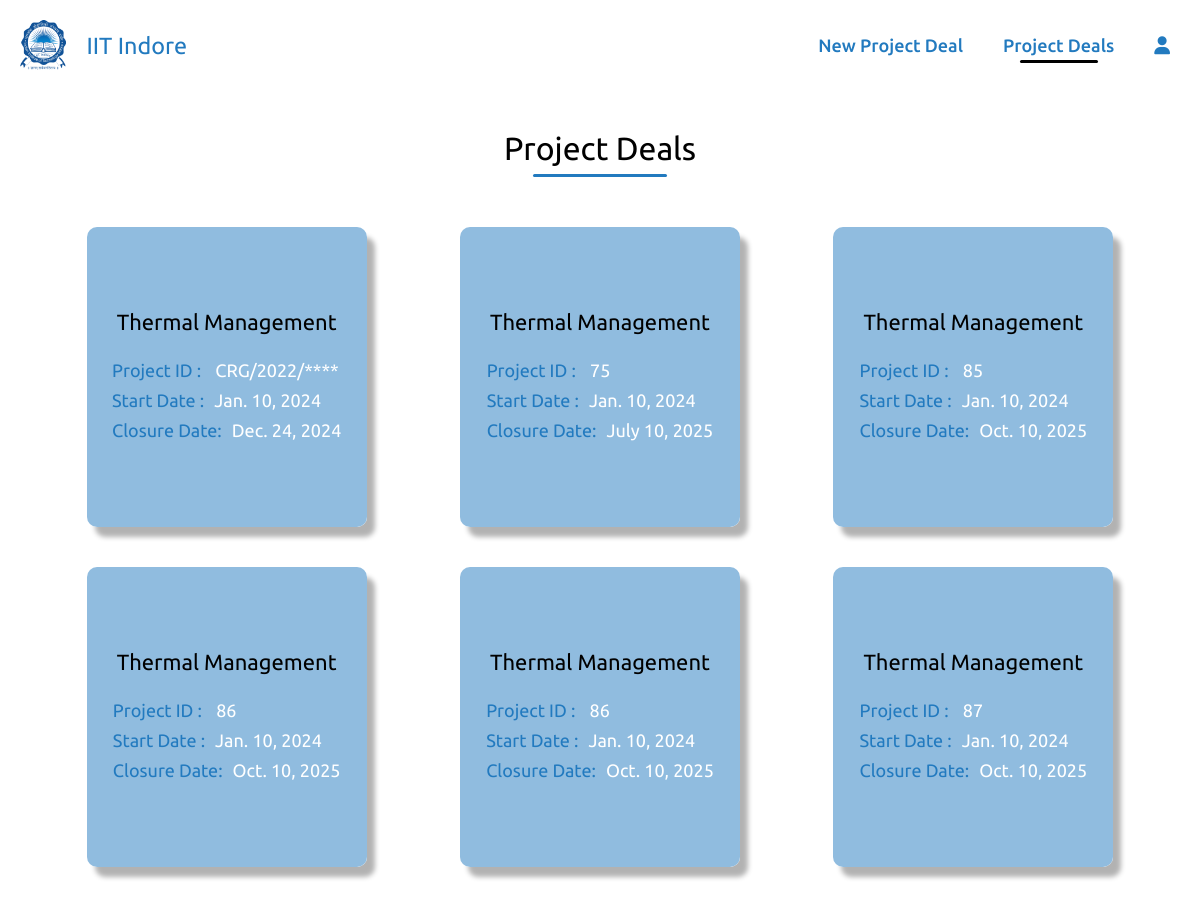
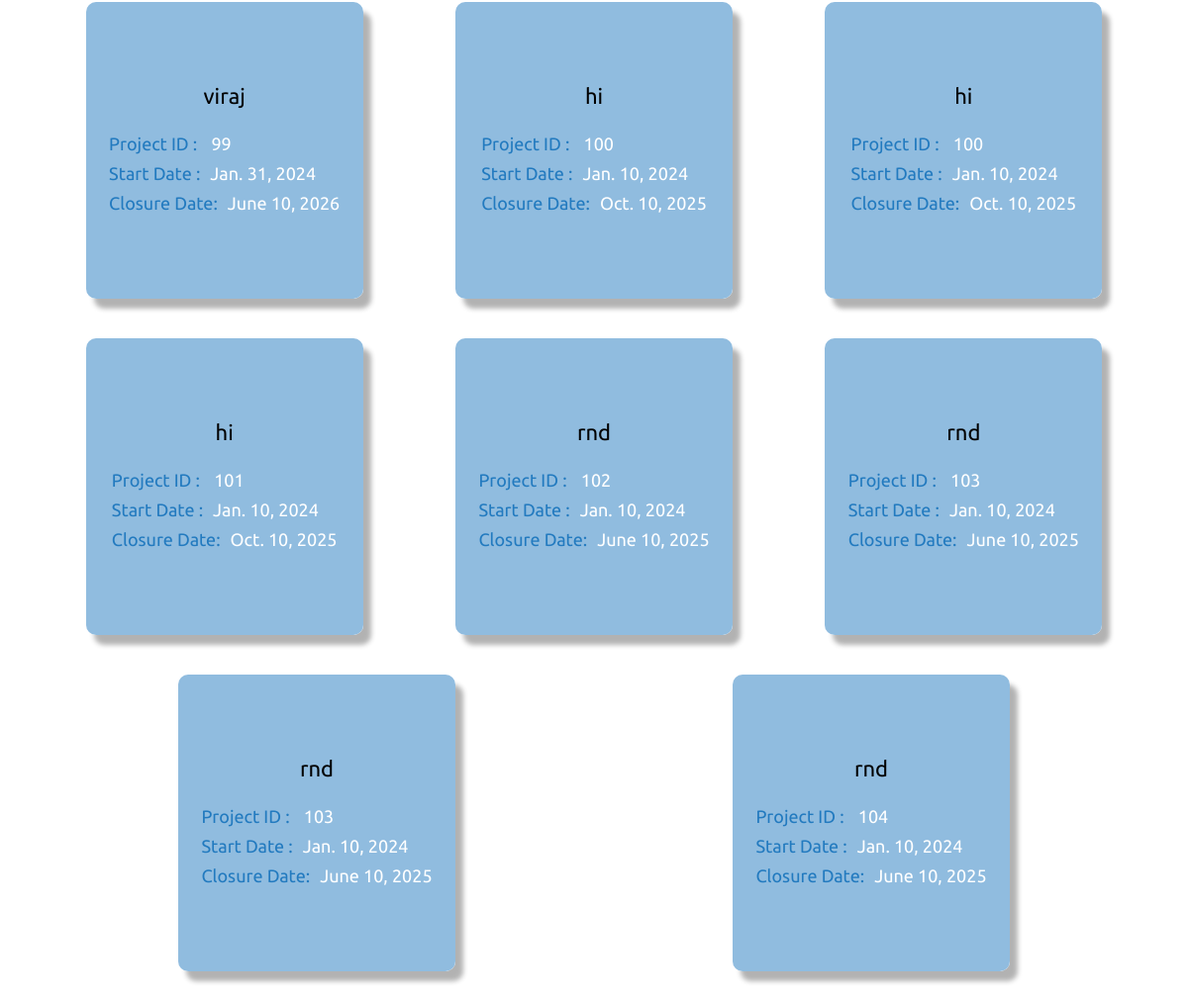
/project_list/, run on an earlier commit of the app's database (2 pictures, top to bottom).
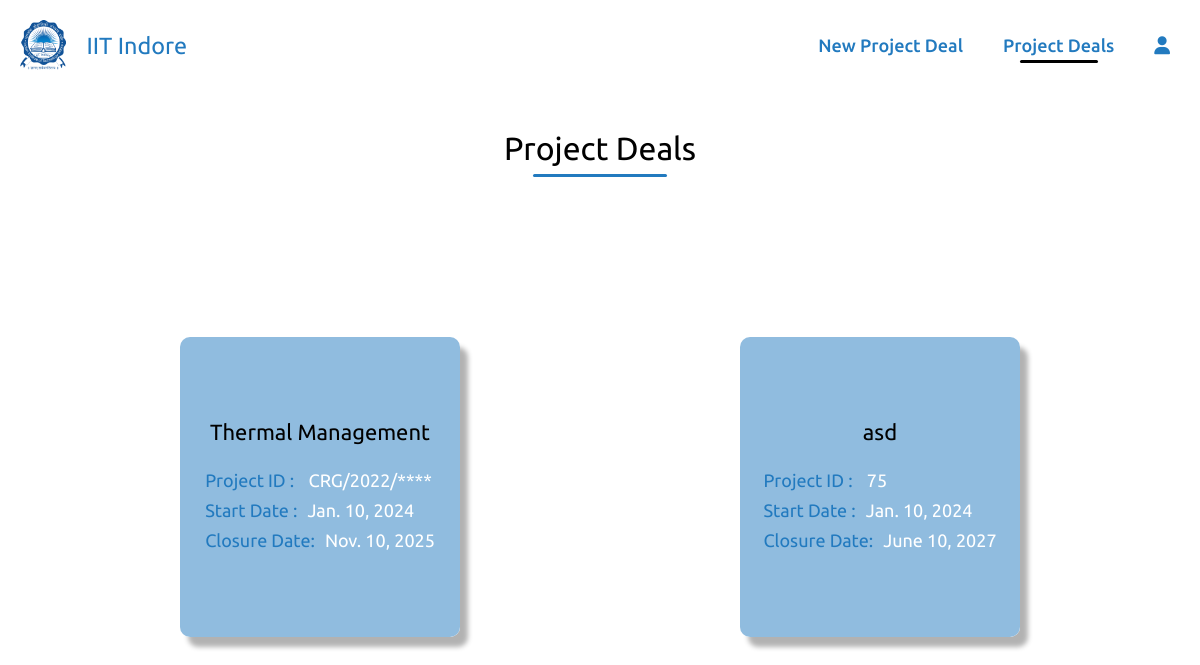
And on a later commit of the database.
### home/models.py (models this page shows)
class project_details(models.Model):
    Project_Fellowship_No = models.CharField(max_length=20,null=True,blank=True,default=None)
    Project_file_name = models.CharField(max_length=20,null=True,blank= True)
    PI_of_Project = models.CharField(max_length=20,blank=True,null=True)
    Sanctioned_Date = models.DateField(null=True)
    Project_Start_Date = models.DateField(null=True)
    Project_Closure_Date = models.DateField(null=True)
    Title_of_Project = models.CharField(max_length=50,blank=True,null=True)
    project_duration =models.IntegerField(null=True)
    financial_year_start_index = models.IntegerField(null=True)
    financial_year_end_index = models.IntegerField(null=True)

### home/views.py (the view)
# urls.py: path('project_list/',views.project_list,name='project_list'),
def project_list(request):
    projects = project_details.objects.all()
    context = {'projects': projects}
    return render(request, 'project_list.html', context)

### templates/project_list.html (shortened to what this page needs)
{% load static %}
<!DOCTYPE html>
<html lang="en">
<head>
    <link rel="stylesheet" href="{% static "style.css" %}">
</head>
<body>
    <div class="navbar1">
        <div class="title">
            <a href="{% url "homepage" %}" class="lo">
              <img src="{% static "IITI_Logo.png" %}" class="logo">
              <h3>IIT Indore</h3>
            </a>
        </div>
        <div class="links">
            <ul>
                <li><a href="{% url "index" %}">New Project Deal</a></li>
                <li><a href="{% url "project_list" %}" class="active">Project Deals</a></li>
                <li><a href="{% url "login" %}"><i class="fa-solid fa-user"></i></a></li>
            </ul>
        </div>
    </div>
    <div class="sub_nav">
        <div class="project_list"><h1>Project Deals</h1></div>
    </div>
    <div class="project-container">
        {% for project in projects %}
        <div class="book">
            <div class="buttons">
                <a href="{% url 'fill' project_id=project.id %}">
                    <button class="button">Monthly Sheet</button>
                </a>
                <a href="{% url 'mastersheet' project_id=project.id %}">
                    <button class="button">Mastersheet</button>
                </a>
            </div>            <div class="cover">
                <div class="project-details">
                    <h4 style="text-align:center;">   {{ project.Title_of_Project }}  </h4>
                    <p><span>Project ID  :</span>  {{ project.Project_Fellowship_No }}</p>
                    <p><span>Start Date     :</span>{{ project.Project_Start_Date }}</p>
                    <p><span>Closure Date:</span>{{ project.Project_Closure_Date }}</p>
                </div>
            </div>
           </div>
        {% endfor %}
    </div>
</body>
</html>

### static/style.css (style rules this page uses)
* { margin: 0; padding: 0; box-sizing: border-box; font-family: 'Ubuntu', cursive; font-weight: 400; }
:root { --primary-color:#000; --secondary-color: rgb(34,122,191); }
.navbar1 { width: 100%; padding: 20px 10px; position: sticky; top: 0px; display: flex; justify-content: space-between; align-items: center; background: transparent; }
.navbar1 .title { display: flex; margin:0px 10px; font-size: 20px; color: var(--secondary-color); font-weight: 400; align-items: center; justify-content: center; cursor: pointer; }
.navbar1 h3 { color: var(--secondary-color); }
.navbar1 .title img { height: 50px; margin-right: 20px; cursor: pointer; }
.navbar1 .links ul { display: flex; align-items: center; justify-content: center; flex: 1; flex-wrap: wrap; }
.navbar1 .links ul li { list-style: none; }
.navbar1 .links ul li a { margin: auto 20px; text-decoration: none; font-size: 18px; position: relative; font-weight: 500; color: var(--secondary-color); }
.lo { display: flex; align-items: center; justify-content: center; color: #fff; text-decoration: none; }
.active::after { content: ''; position: absolute; width: 70%; left: 15%; bottom: -8px; height: 3px; background-color: var(--primary-color); border-radius: 10px; }

### templates/project_list.html (style rules this page uses)
:root { --main-color: #fff; --secondary-color: rgb(34,122,191); }
body .project-container { min-height: 70vh; }
.sub_nav { display:flex; justify-content:center; margin: 20px; align-items: center; padding: 20px; }
.sub_nav h1 { position: relative; }
.sub_nav h1::before { content: ""; position: absolute; height: 3px; width: 70%; left: 15%; bottom: -10px; background-color: var(--secondary-color); border-radius: 30px; }
.book { position: relative; border-radius: 10px; width: 25%; height: 300px; background-color: rgba(255, 255, 255, 0.5); -webkit-box-shadow: 1px 1px 12px rgba(34, 122, 191, 0.5); box-shadow: 8px 10px 5px rgba(0, 0, 0, 0.3); -webkit-transform: preserve-3d; -ms-transform: preserve-3d; transform: preserve-3d; -webkit-perspective: 2000px; perspective: 2000px; display: -webkit-box; display: -ms-flexbox; display: flex; -webkit-box-align: center; -ms-flex-align: center; align-items: center; -webkit-box-pack: center; -ms-flex-pack: center; justify-content: center; margin: 20px; }
.cover { top: 0; position: absolute; background-color: rgb(144,188,223); width: 100%; height: 100%; border-radius: 10px; cursor: pointer; -webkit-transition: all 0.5s; transition: all 0.5s; -webkit-transform-origin: 0; -ms-transform-origin: 0; transform-origin: 0; display: -webkit-box; display: -ms-flexbox; display: flex; -webkit-box-align: center; -ms-flex-align: center; align-items: center; -webkit-box-pack: center; -ms-flex-pack: center; justify-content: center; }
.book .buttons { display: flex; align-items: center; justify-content: space-around; flex-direction: column; height: 100%; }
.book .buttons a button { height: 50px; padding: 10px; font-size: 15px; outline: 0; border: none; cursor: pointer; background-color: rgba(34,122,191,0.5); color: var(--main-color); border-radius: 10px; transition: all 0.3s ease-in-out; }
.project-container .book .project-details { display: flex; justify-content: center; flex-direction: column; padding: 20px; font-size: 18px; text-align: left; margin: auto; height: 100%; }
.project-container .book .project-details p { line-height: 30px; color: #fff; }
.project-container .book .project-details p span { color: var(--secondary-color); margin-right: 10px; }
.project-container { display: flex; align-items: center; margin: 20px 40px; justify-content: space-around; flex-wrap: wrap; }
.project-details h4 { color: #000; font-size: 22px; margin-bottom: 20px; }

What changed in the data, as far as the page shows it:
removed project_details: Title_of_Project "Thermal Management", Project_Fellowship_No "CRG/2022/****", Project_Start_Date "Jan. 10, 2024", Project_Closure_Date "Dec. 24, 2024"
removed project_details: Title_of_Project "Thermal Management", Project_Fellowship_No "75", Project_Start_Date "Jan. 10, 2024", Project_Closure_Date "July 10, 2025"
removed project_details: Title_of_Project "Thermal Management", Project_Fellowship_No "85", Project_Start_Date "Jan. 10, 2024", Project_Closure_Date "Oct. 10, 2025"
removed project_details: Title_of_Project "Thermal Management", Project_Fellowship_No "86", Project_Start_Date "Jan. 10, 2024", Project_Closure_Date "Oct. 10, 2025"
removed project_details: Title_of_Project "Thermal Management", Project_Fellowship_No "86", Project_Start_Date "Jan. 10, 2024", Project_Closure_Date "Oct. 10, 2025"
removed project_details: Title_of_Project "Thermal Management", Project_Fellowship_No "87", Project_Start_Date "Jan. 10, 2024", Project_Closure_Date "Oct. 10, 2025"
removed project_details: Title_of_Project "viraj", Project_Fellowship_No "99", Project_Start_Date "Jan. 31, 2024", Project_Closure_Date "June 10, 2026"
removed project_details: Title_of_Project "hi", Project_Fellowship_No "100", Project_Start_Date "Jan. 10, 2024", Project_Closure_Date "Oct. 10, 2025"
removed project_details: Title_of_Project "hi", Project_Fellowship_No "100", Project_Start_Date "Jan. 10, 2024", Project_Closure_Date "Oct. 10, 2025"
removed project_details: Title_of_Project "hi", Project_Fellowship_No "101", Project_Start_Date "Jan. 10, 2024", Project_Closure_Date "Oct. 10, 2025"
removed project_details: Title_of_Project "rnd", Project_Fellowship_No "102", Project_Start_Date "Jan. 10, 2024", Project_Closure_Date "June 10, 2025"
removed project_details: Title_of_Project "rnd", Project_Fellowship_No "103", Project_Start_Date "Jan. 10, 2024", Project_Closure_Date "June 10, 2025"
removed project_details: Title_of_Project "rnd", Project_Fellowship_No "103", Project_Start_Date "Jan. 10, 2024", Project_Closure_Date "June 10, 2025"
removed project_details: Title_of_Project "rnd", Project_Fellowship_No "104", Project_Start_Date "Jan. 10, 2024", Project_Closure_Date "June 10, 2025"
added project_details: Title_of_Project "Thermal Management", Project_Fellowship_No "CRG/2022/****", Project_Start_Date "Jan. 10, 2024", Project_Closure_Date "Nov. 10, 2025"
added project_details: Title_of_Project "asd", Project_Fellowship_No "75", Project_Start_Date "Jan. 10, 2024", Project_Closure_Date "June 10, 2027"
